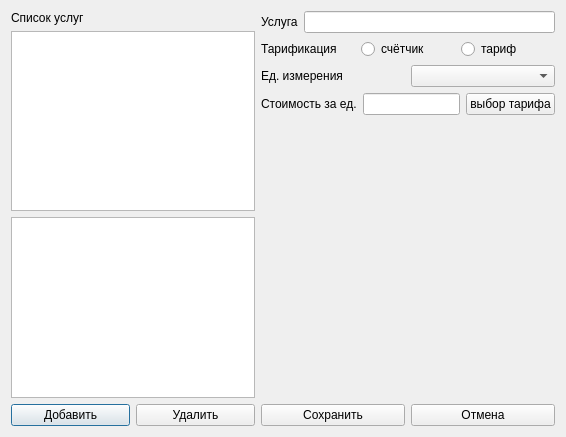
<?xml version="1.0" encoding="UTF-8"?>
<ui version="4.0">
 <class>ServicesDialog</class>
 <widget class="QDialog" name="ServicesDialog">
  <property name="geometry">
   <rect>
    <x>0</x>
    <y>0</y>
    <width>566</width>
    <height>437</height>
   </rect>
  </property>
  <property name="windowTitle">
   <string>Dialog</string>
  </property>
  <layout class="QHBoxLayout" name="horizontalLayout_7">
   <item>
    <layout class="QVBoxLayout" name="verticalLayout">
     <item>
      <widget class="QLabel" name="servicesLabel">
       <property name="text">
        <string>Список услуг</string>
       </property>
      </widget>
     </item>
     <item>
      <widget class="QTableView" name="servicesTableView"/>
     </item>
     <item>
      <widget class="QListWidget" name="listWidget"/>
     </item>
     <item>
      <layout class="QHBoxLayout" name="horizontalLayout">
       <item>
        <widget class="QPushButton" name="addButton">
         <property name="text">
          <string>Добавить</string>
         </property>
        </widget>
       </item>
       <item>
        <widget class="QPushButton" name="removeButton">
         <property name="text">
          <string>Удалить</string>
         </property>
        </widget>
       </item>
      </layout>
     </item>
    </layout>
   </item>
   <item>
    <layout class="QVBoxLayout" name="verticalLayout_2">
     <item>
      <layout class="QHBoxLayout" name="horizontalLayout_2">
       <item>
        <widget class="QLabel" name="servicesLabel_2">
         <property name="text">
          <string>Услуга</string>
         </property>
        </widget>
       </item>
       <item>
        <widget class="QLineEdit" name="serviceLineEdit"/>
       </item>
      </layout>
     </item>
     <item>
      <layout class="QHBoxLayout" name="horizontalLayout_3">
       <item>
        <widget class="QLabel" name="servicesLabel_3">
         <property name="text">
          <string>Тарификация</string>
         </property>
        </widget>
       </item>
       <item>
        <widget class="QRadioButton" name="meterRadioButton">
         <property name="text">
          <string>счётчик</string>
         </property>
        </widget>
       </item>
       <item>
        <widget class="QRadioButton" name="tariffRadioButton">
         <property name="text">
          <string>тариф</string>
         </property>
        </widget>
       </item>
      </layout>
     </item>
     <item>
      <layout class="QHBoxLayout" name="horizontalLayout_4">
       <item>
        <widget class="QLabel" name="servicesLabel_5">
         <property name="text">
          <string>Ед. измерения</string>
         </property>
        </widget>
       </item>
       <item>
        <widget class="QComboBox" name="unitComboBox"/>
       </item>
      </layout>
     </item>
     <item>
      <layout class="QHBoxLayout" name="horizontalLayout_5">
       <item>
        <widget class="QLabel" name="servicesLabel_4">
         <property name="text">
          <string>Стоимость за ед.</string>
         </property>
        </widget>
       </item>
       <item>
        <widget class="QLineEdit" name="priceLineEdit"/>
       </item>
       <item>
        <widget class="QPushButton" name="tariffSelectButton">
         <property name="text">
          <string>выбор тарифа</string>
         </property>
        </widget>
       </item>
      </layout>
     </item>
     <item>
      <spacer name="verticalSpacer">
       <property name="orientation">
        <enum>Qt::Vertical</enum>
       </property>
       <property name="sizeHint" stdset="0">
        <size>
         <width>20</width>
         <height>40</height>
        </size>
       </property>
      </spacer>
     </item>
     <item>
      <layout class="QHBoxLayout" name="horizontalLayout_6">
       <item>
        <widget class="QPushButton" name="saveButton">
         <property name="text">
          <string>Сохранить</string>
         </property>
        </widget>
       </item>
       <item>
        <widget class="QPushButton" name="cancelButton">
         <property name="text">
          <string>Отмена</string>
         </property>
        </widget>
       </item>
      </layout>
     </item>
    </layout>
   </item>
  </layout>
 </widget>
 <resources/>
 <connections>
  <connection>
   <sender>cancelButton</sender>
   <signal>clicked()</signal>
   <receiver>ServicesDialog</receiver>
   <slot>close()</slot>
   <hints>
    <hint type="sourcelabel">
     <x>482</x>
     <y>414</y>
    </hint>
    <hint type="destinationlabel">
     <x>282</x>
     <y>218</y>
    </hint>
   </hints>
  </connection>
 </connections>
</ui>
